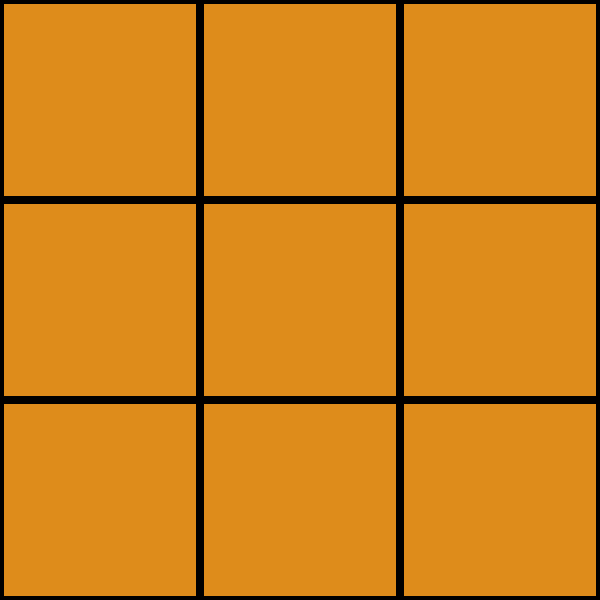
Frame 1 (no input)
Frame 60 (no input): identical to frame 1, image omitted
Frame 120 (the mouse pressed at the canvas centre since frame 60): identical to frame 1, image omitted

The p5.js sketch that drew this single still picture (run headless with seeded random() and noise() and a simulated clock; from frame 60 on, the mouse is pressed at the canvas centre):

// p5.js sketch
// ── sketch.js
// Variables to store game state
let board;
let currentPlayer;
let gameOver;
let winningPlayer;

function setup() {
  createCanvas(600, 600);
  initializeGame();
}

function draw() {
  background(222, 140, 27);
  drawBoard();

  if (gameOver) {
    displayResult();
  }
}

function initializeGame() {
  board = [['', '', ''], ['', '', ''], ['', '', '']];
  currentPlayer = 'X';
  gameOver = false;
  winningPlayer = '';
}


function drawBoard() {
  const cellSize = width / 3;

  for (let row = 0; row < 3; row++) {
    for (let col = 0; col < 3; col++) {
      const x = col * cellSize;
      const y = row * cellSize;

      stroke(0);
      strokeWeight(8);
      noFill();
      
      rect(x, y, cellSize, cellSize);

      const symbol = board[row][col];
      const xPos = x + cellSize / 2;
      const yPos = y + cellSize / 2;
      const symbolSize = cellSize / 2;

      textSize(100);
      fill(0);
      textAlign(CENTER, CENTER);
      text(symbol, xPos, yPos);
    }
  }
}

function displayResult() {
  textSize(100);
  textAlign(CENTER, CENTER);
  strokeWeight(10);
  fill(255);
  if (winningPlayer === 'X' || winningPlayer === 'O') {
    text(`${winningPlayer} wins!`, width / 2, height / 2);
  } else {
    text("It's a draw!", width / 2, height / 2);
  }
}

function checkWin() {
  // Check rows
  for (let row = 0; row < 3; row++) {
    if (
      board[row][0] !== '' &&
      board[row][0] === board[row][1] &&
      board[row][1] === board[row][2]
    ) {
      return true;
    }
  }

  // Check columns
  for (let col = 0; col < 3; col++) {
    if (
      board[0][col] !== '' &&
      board[0][col] === board[1][col] &&
      board[1][col] === board[2][col]
    ) {
      return true;
    }
  }

  // Check diagonals
  if (
    board[0][0] !== '' &&
    board[0][0] === board[1][1] &&
    board[1][1] === board[2][2]
  ) {
    return true;
  }

  if (
    board[0][2] !== '' &&
    board[0][2] === board[1][1] &&
    board[1][1] === board[2][0]
  ) {
    return true;
  }

  // Check for draw
  let isDraw = true;
  for (let row = 0; row < 3; row++) {
    for (let col = 0; col < 3; col++) {
      if (board[row][col] === '') {
        isDraw = false;
        break;
      }
    }
    if (!isDraw) {
      break;
    }
  }

  if (isDraw) {
    gameOver = true;
    winningPlayer = '';
    return false;
  }

  return false;
}

function mouseClicked() {
  if (gameOver) {
    initializeGame();
    return;
  }

  const cellSize = width / 3;
  const row = floor(mouseY / cellSize);
  const col = floor(mouseX / cellSize);

  if (board[row][col] === '') {
    board[row][col] = currentPlayer;

    if (checkWin()) {
      gameOver = true;
      winningPlayer = currentPlayer;
    } else {
      currentPlayer = currentPlayer === 'X' ? 'O' : 'X';
    }
  }
}

// ── style.css
html, body {
  align-items: center;
  align-content: center;
  text-align: center;
  display: grid;
  font-family: monospace;
}
canvas {
}
